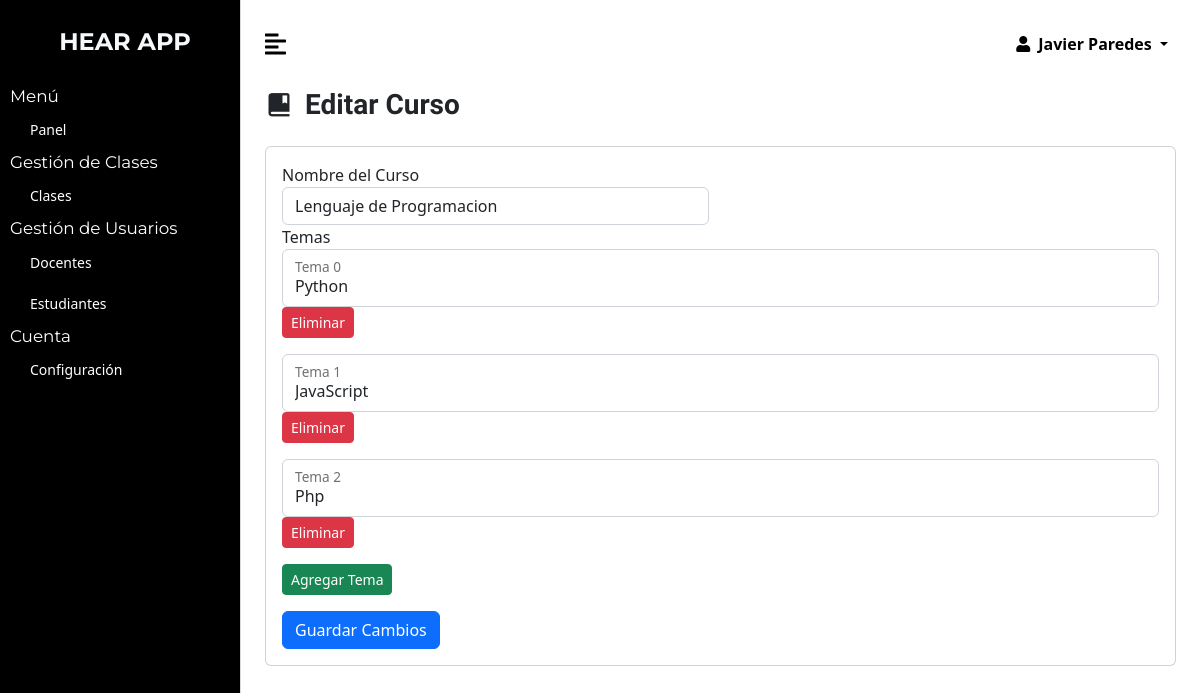
The app's page /hearapp/dashboard/edit-courses?id=5 (signed in) with its own data.
### tables this page shows
CREATE TABLE `tbl_cursos` (
  `id` int(11) NOT NULL,
  `nombre` varchar(255) DEFAULT NULL,
  `estado` varchar(50) DEFAULT NULL
);

CREATE TABLE `tbl_temas` (
  `id` int(11) NOT NULL,
  `nombre` varchar(255) DEFAULT NULL,
  `curso_id` int(11) DEFAULT NULL
);

### hearapp/dashboard/core/Security.php (called while the page is built)
<?php
class Security
{
    public static function getAdminId()
    {
        return $_SESSION["admin_id"];
    }
}

### hearapp/dashboard/class/admin.php (called while the page is built, shortened)
<?php
class Admin
{
    public static function getAdminId($id)
    {
        global $conn;
        $statement = $conn->prepare("SELECT * FROM tbl_admin WHERE id=:id");
        $statement->bindValue(":id", $id);
        $statement->execute();
        $result = $statement->fetch(PDO::FETCH_OBJ);
        return $result;
    }
}

### hearapp/dashboard/class/general.php (called while the page is built, shortened)
<?php
class General
{
    public static function getCourseById($id)
    {
        global $conn;
        $statement = $conn->prepare("SELECT * FROM tbl_cursos WHERE id=:id");
        $statement->bindValue(":id", $id);
        $statement->execute();
        return $statement->fetch(PDO::FETCH_OBJ);
    }
    public static function getThemeCourseId($id)
    {
        global $conn;
        $statement = $conn->prepare("SELECT id, nombre FROM tbl_temas WHERE curso_id = :id");
        $statement->bindValue(":id", $id);
        $statement->execute();
        $result = $statement->fetchAll(PDO::FETCH_OBJ);
        return $result;
    }
}

### hearapp/dashboard/edit-courses.php (the view, shortened to what this page needs)
<?php
include 'app/components/header.php';
include 'app/components/sidebar.php';
include 'app/components/topbar.php';
$courseId = $_GET['id'];
$course = General::getCourseById($courseId);
$temas = General::getThemeCourseId($courseId);
?>
<div class="container-fluid px-4">
    <div class="d-sm-flex align-items-center justify-content-between mb-4">
        <h1 class="h3 mb-0 text-gray-800 d-flex align-items-center gap-2 font_two"><i class='bx bxs-book-bookmark me-1'></i> Editar Curso</h1>
    </div>
    <div class="row">
        <div class="col-lg-12">
            <div class="card card-margin">
                <div class="card-body">
                    <form id="editCourse" method="POST" enctype="multipart/form-data">
                        <div class="row">
                            <div class="col-md-6">
                                <div class="form-group">
                                    <label for="nombre">Nombre del Curso</label>
                                    <input type="text" class="form-control" id="nombre" name="nombre" value="<?= $course->nombre ?>" required>
                                </div>
                            </div>
                        </div>
                        <div class="row">
                            <div class="col-md-12">
                                <div class="form-group">
                                    <label for="temas">Temas</label>
                                    <div id="temasContainer">
                                        <?php foreach ($temas as $index => $tema) : ?>
                                            <div class="form-floating mb-3 tema-item" data-tema-id="<?= $tema->id ?>">
                                                <input type="text" class="form-control" id="tema<?= $index ?>" placeholder="Tema <?= $index ?>" name="temas[]" value="<?= $tema->nombre ?>" required>
                                                <label for="tema<?= $index ?>">Tema <?= $index ?></label>
                                                <button type="button" class="btn btn-danger btn-sm remove-tema-btn" data-tema-id="<?= $tema->id ?>">Eliminar</button>
                                            </div>
                                        <?php endforeach; ?>
                                    </div>
                                    <button type="button" class="btn btn-sm btn-success" id="addTemaBtn">Agregar Tema</button>
                                </div>
                            </div>
                        </div>
                        <div class="row mt-3">
                            <div class="col-md-12">
                                <button type="submit" class="btn btn-primary">Guardar Cambios</button>
                            </div>
                        </div>
                    </form>
                </div>
            </div>
        </div>
    </div>
</div>
<?php include 'app/components/footer.php'; ?>

### hearapp/dashboard/app/components/topbar.php (shortened to what this page needs)
<div id="page-content-wrapper">
    <nav class="navbar navbar-expand-lg navbar-light bg-transparent py-4 px-4">
        <div class="d-flex align-items-center">
            <i class="fas fa-align-left primary-text fs-4 me-3" id="menu-toggle"></i>
        </div>
        <div class="collapse navbar-collapse" id="navbarSupportedContent">
            <ul class="navbar-nav ms-auto mb-2 mb-lg-0">
                <li class="nav-item dropdown">
                    <a class="nav-link dropdown-toggle primary-text fw-bold" href="#" id="navbarDropdown" role="button" data-bs-toggle="dropdown" aria-expanded="false">
                        <i class="fas fa-user me-2"></i><?= $adminObj->nombre ?>
                    </a>
                </li>
            </ul>
        </div>
    </nav>

### hearapp/dashboard/assets/css/dashboard.css (style rules this page uses)
:root { --main-bg-color: #000; --main-text-color: #ADA8FF; --second-text-color: #fff; --second-bg-color: #F6F8FA; --text-purple: #ADA8FF; }
a { text-decoration: none; color: #000; }
.font_two { font-family: "Fjalla One", sans-serif; font-weight: 600; font-style: normal; }
.primary-text { color: var(--main-bg-color); }
#page-content-wrapper { min-width: 100vw; border-left: 1px solid #D9D9D9; }
#menu-toggle { cursor: pointer; }
.collapse a { color: #000; }
@media (min-width: 768px) { #page-content-wrapper { min-width: 0; width: 100%; } }

### records on screen
tbl_cursos: nombre "Lenguaje de Programacion"
tbl_temas: nombre "Python"
tbl_temas: nombre "JavaScript"
tbl_temas: nombre "Php"

### other values on screen
$adminObj->nombre "Javier Paredes"
